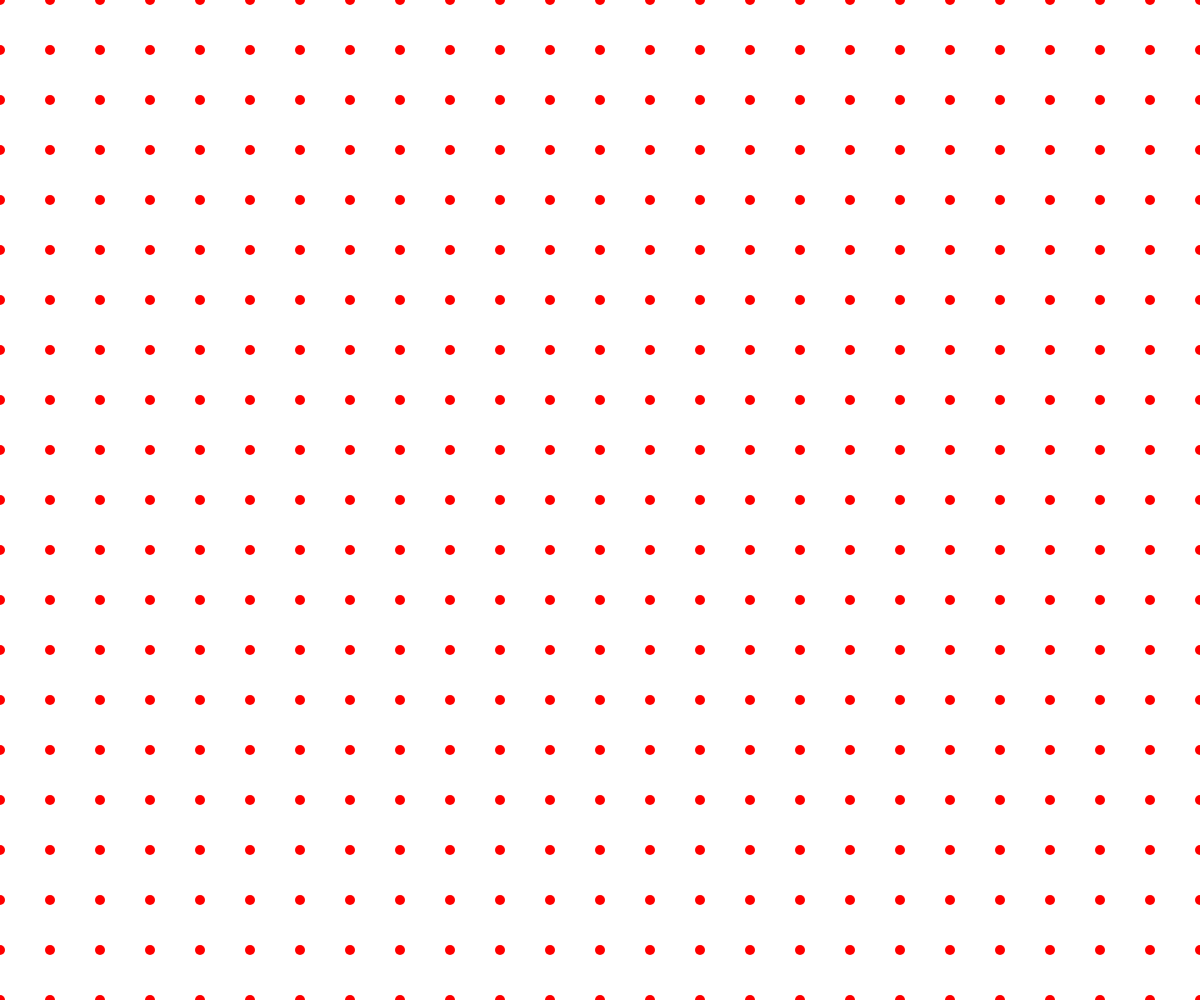
Frame 1 (no input)
Frame 60 (no input): identical to frame 1, image omitted
Frame 120 (the mouse pressed at the canvas centre since frame 60): identical to frame 1, image omitted

The p5.js sketch that drew this single still picture (run headless with seeded random() and noise() and a simulated clock; from frame 60 on, the mouse is pressed at the canvas centre):

// p5.js sketch
// ── sketch.js
let maxDiam = 50;
let minDiam = maxDiam / 10;

function setup() {
  createCanvas(windowWidth, windowHeight);
}

function draw() {
  background(255);
  strokeWeight(0);
  fill("red");
  randomSeed(100);

  for (let xpos = 0; xpos <= windowWidth; xpos += maxDiam) {
    for (let ypos = 0; ypos <= windowHeight; ypos += maxDiam) {
      //let x = random(minDiam, maxDiam);
      //let y = random (minDiam, maxDiam);
      ellipse(xpos, ypos, 10, 10);
    }
  }
}
